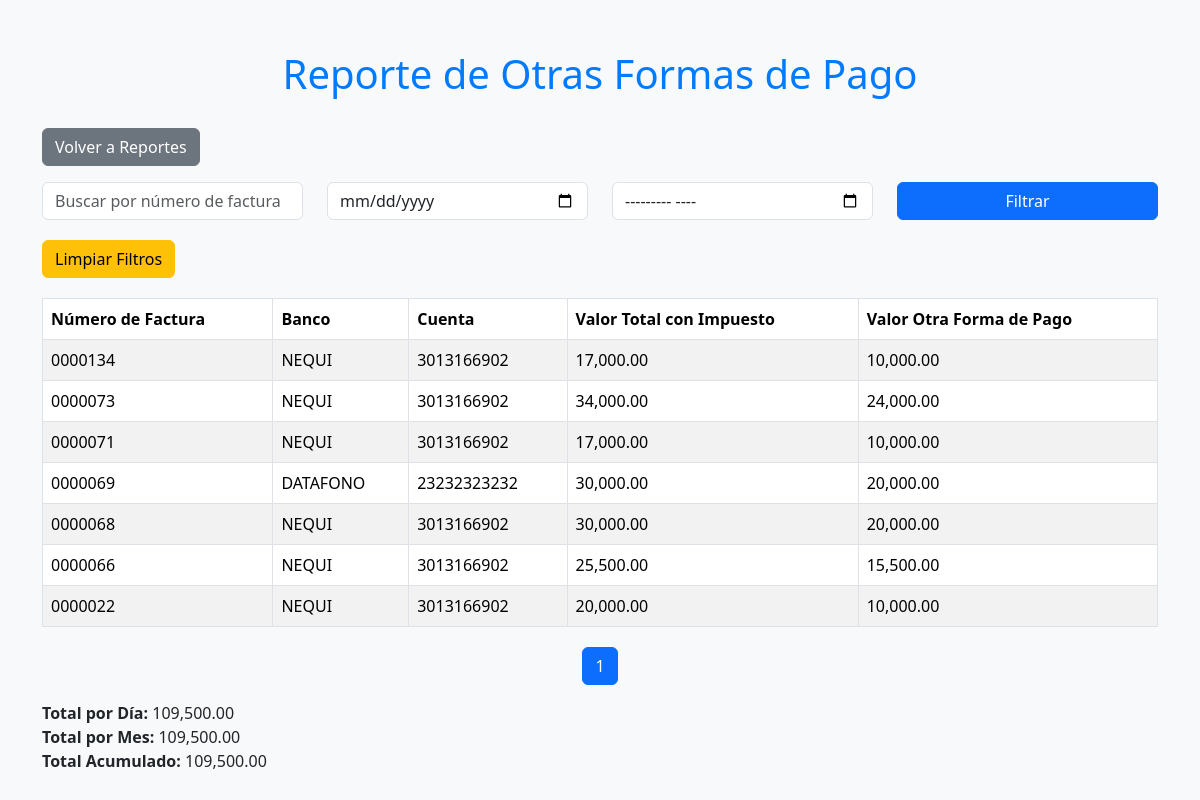
/reportes_otras_formas_pago.php, run on the app's committed database.
### tables this page shows
CREATE TABLE `reportes` (
  `id` int(11) NOT NULL AUTO_INCREMENT,
  `venta_id` int(11) NOT NULL,
  `cliente_id` int(11) DEFAULT NULL,
  `numero_factura` varchar(50) NOT NULL,
  `fecha` datetime NOT NULL,
  `total` decimal(10,2) NOT NULL,
  `impuesto` decimal(10,2) NOT NULL,
  `total_con_impuesto` decimal(10,2) NOT NULL,
  `forma_pago_id` int(11) DEFAULT NULL,
  `subtotal` decimal(10,2) NOT NULL,
  `banco` varchar(255) DEFAULT NULL,
  `cuenta` varchar(255) DEFAULT NULL,
  `monto_efectivo` decimal(10,2) DEFAULT 0.00,
  `monto_otra_forma_pago` decimal(10,2) DEFAULT 0.00,
  PRIMARY KEY (`id`),
  UNIQUE KEY `numero_factura` (`numero_factura`),
  KEY `venta_id` (`venta_id`)
);

CREATE TABLE `formas_pago` (
  `id` int(11) NOT NULL AUTO_INCREMENT,
  `tipo` enum('efectivo','transferencia') NOT NULL,
  `banco` varchar(255) DEFAULT NULL,
  `cuenta` varchar(255) DEFAULT NULL,
  PRIMARY KEY (`id`)
);

### reportes_otras_formas_pago.php (the view, shortened to what this page needs)
<?php
$db = new Database();
$conexion = $db->getConnection();
$registros_por_pagina = 10;
$pagina = isset($_GET['pagina']) ? (int)$_GET['pagina'] : 1;
$offset = ($pagina - 1) * $registros_por_pagina;
$numero_factura_buscar = isset($_GET['numero_factura_buscar']) ? $_GET['numero_factura_buscar'] : '';
$fecha_dia = isset($_GET['fecha_dia']) ? $_GET['fecha_dia'] : '';
$fecha_mes = isset($_GET['fecha_mes']) ? $_GET['fecha_mes'] : '';
$condicion_fecha_dia = '';
$condicion_fecha_mes = '';
$query_total = "SELECT COUNT(*) as total
                FROM reportes r
                LEFT JOIN formas_pago f ON r.forma_pago_id = f.id
                WHERE (r.monto_otra_forma_pago > 0 OR r.total_con_impuesto > 0)
                AND f.tipo != 'efectivo'  -- Excluir pagos en efectivo
                AND r.numero_factura LIKE '%$numero_factura_buscar%'
                $condicion_fecha_dia
                $condicion_fecha_mes";
$result_total = $conexion->query($query_total);
$total_registros = $result_total->fetch_assoc()['total'];
$total_paginas = ceil($total_registros / $registros_por_pagina);
$query = "SELECT r.numero_factura, f.banco, f.cuenta, r.total_con_impuesto, r.monto_otra_forma_pago
          FROM reportes r
          LEFT JOIN formas_pago f ON r.forma_pago_id = f.id
          WHERE (r.monto_otra_forma_pago > 0 OR r.total_con_impuesto > 0)
          AND f.tipo != 'efectivo'  -- Excluir pagos en efectivo
          AND r.numero_factura LIKE '%$numero_factura_buscar%'
          $condicion_fecha_dia
          $condicion_fecha_mes
          ORDER BY r.fecha DESC
          LIMIT $offset, $registros_por_pagina";
$result = $conexion->query($query);
$reportes = [];
while ($row = $result->fetch_assoc()) {
    $row['total_con_impuesto'] = (float)$row['total_con_impuesto'];
    $row['monto_otra_forma_pago'] = (float)$row['monto_otra_forma_pago'];
    $row['banco'] = isset($row['banco']) && !empty($row['banco']) ? $row['banco'] : 'N/A';
    $row['cuenta'] = isset($row['cuenta']) && !empty($row['cuenta']) ? $row['cuenta'] : 'N/A';
    $reportes[] = $row;
}
$query_acumulado = "SELECT SUM(
                        CASE
                            WHEN r.monto_otra_forma_pago > 0 THEN r.monto_otra_forma_pago
                            ELSE r.total_con_impuesto
                        END
                    ) as total_acumulado
                    FROM reportes r
                    LEFT JOIN formas_pago f ON r.forma_pago_id = f.id
                    WHERE (r.monto_otra_forma_pago > 0 OR r.total_con_impuesto > 0)
                    AND f.tipo != 'efectivo'  -- Excluir pagos en efectivo
                    AND r.numero_factura LIKE '%$numero_factura_buscar%'
                    $condicion_fecha_dia
                    $condicion_fecha_mes";
$result_acumulado = $conexion->query($query_acumulado);
$total_acumulado = $result_acumulado->fetch_assoc()['total_acumulado'] ?? 0;
$query_total_mes = "SELECT SUM(
                        CASE
                            WHEN r.monto_otra_forma_pago > 0 THEN r.monto_otra_forma_pago
                            ELSE r.total_con_impuesto
                        END
                    ) as total_mes
                    FROM reportes r
                    LEFT JOIN formas_pago f ON r.forma_pago_id = f.id
                    WHERE (r.monto_otra_forma_pago > 0 OR r.total_con_impuesto > 0)
                    AND f.tipo != 'efectivo'  -- Excluir pagos en efectivo
                    AND r.numero_factura LIKE '%$numero_factura_buscar%'
                    $condicion_fecha_mes";
$result_total_mes = $conexion->query($query_total_mes);
$total_mes = $result_total_mes->fetch_assoc()['total_mes'] ?? 0;
$query_total_dia = "SELECT SUM(
                        CASE
                            WHEN r.monto_otra_forma_pago > 0 THEN r.monto_otra_forma_pago
                            ELSE r.total_con_impuesto
                        END
                    ) as total_dia
                    FROM reportes r
                    LEFT JOIN formas_pago f ON r.forma_pago_id = f.id
                    WHERE (r.monto_otra_forma_pago > 0 OR r.total_con_impuesto > 0)
                    AND f.tipo != 'efectivo'  -- Excluir pagos en efectivo
                    AND r.numero_factura LIKE '%$numero_factura_buscar%'
                    $condicion_fecha_dia";
$result_total_dia = $conexion->query($query_total_dia);
$total_dia = $result_total_dia->fetch_assoc()['total_dia'] ?? 0;
?>
<!DOCTYPE html>
<html lang="es">
<head>
    <link href="boot/bootstrap.min.css" rel="stylesheet">
</head>
<body>
    <div class="container">
        <h1>Reporte de Otras Formas de Pago</h1>
        <a href="reportes.php" class="btn btn-secondary mb-3">Volver a Reportes</a>
        <form method="GET" class="mb-3">
            <div class="row filtros">
                <div class="col-md-3">
                    <input type="text" name="numero_factura_buscar" class="form-control" placeholder="Buscar por número de factura" value="<?php echo htmlspecialchars($numero_factura_buscar); ?>">
                </div>
                <div class="col-md-3">
                    <input type="date" name="fecha_dia" class="form-control" value="<?php echo htmlspecialchars($fecha_dia); ?>">
                </div>
                <div class="col-md-3">
                    <input type="month" name="fecha_mes" class="form-control" value="<?php echo htmlspecialchars($fecha_mes); ?>">
                </div>
                <div class="col-md-3">
                    <button type="submit" class="btn btn-primary w-100">Filtrar</button>
                </div>
            </div>
        </form>
        <div class="mb-3">
            <a href="reportes_otras_formas_pago.php" class="btn btn-warning">Limpiar Filtros</a>
        </div>
        <table class="table table-bordered table-striped">
            <thead>
                <tr>
                    <th>Número de Factura</th>
                    <th>Banco</th>
                    <th>Cuenta</th>
                    <th>Valor Total con Impuesto</th>
                    <th>Valor Otra Forma de Pago</th>
                </tr>
            </thead>
            <tbody>
                <?php if (empty($reportes)): ?>
                    <tr>
                        <td colspan="5" class="text-center">No hay datos disponibles</td>
                    </tr>
                <?php else: ?>
                    <?php foreach ($reportes as $reporte): ?>
                        <?php
                        $valorOtraFormaPago = $reporte['monto_otra_forma_pago'] > 0
                            ? $reporte['monto_otra_forma_pago']
                            : $reporte['total_con_impuesto'];
                        ?>
                        <tr>
                            <td><?php echo htmlspecialchars($reporte['numero_factura']); ?></td>
                            <td><?php echo htmlspecialchars($reporte['banco']); ?></td>
                            <td><?php echo htmlspecialchars($reporte['cuenta']); ?></td>
                            <td><?php echo number_format($reporte['total_con_impuesto'], 2); ?></td>
                            <td><?php echo number_format($valorOtraFormaPago, 2); ?></td>
                        </tr>
                    <?php endforeach; ?>
                <?php endif; ?>
            </tbody>
        </table>
        <nav aria-label="Paginación">
            <ul class="pagination">
                <?php for ($i = 1; $i <= $total_paginas; $i++): ?>
                    <li class="page-item <?= ($pagina == $i) ? 'active' : ''; ?>">
                        <a class="page-link" href="?pagina=<?= $i; ?>&numero_factura_buscar=<?= $numero_factura_buscar; ?>&fecha_dia=<?= $fecha_dia; ?>&fecha_mes=<?= $fecha_mes; ?>"><?= $i; ?></a>
                    </li>
                <?php endfor; ?>
            </ul>
        </nav>
        <div class="mt-3">
            <strong>Total por Día:</strong> <?php echo number_format($total_dia, 2); ?><br>
            <strong>Total por Mes:</strong> <?php echo number_format($total_mes, 2); ?><br>
            <strong>Total Acumulado:</strong> <?php echo number_format($total_acumulado, 2); ?>
        </div>
    </div>
</body>
</html>

### reportes_otras_formas_pago.php (style rules this page uses)
body { background-color: #f8f9fa; }
.container { margin-top: 50px; }
.table { margin-top: 20px; }
.table thead { background-color: #007bff; color: white; }
.table th, .table td { vertical-align: middle; }
h1 { color: #007bff; text-align: center; margin-bottom: 30px; }
.pagination { justify-content: center; margin-top: 20px; }
.filtros { margin-bottom: 20px; }
.filtros .form-control { margin-right: 10px; }

### data on the page
reportes: numero_factura "0000134", formas_pago.banco "NEQUI", formas_pago.cuenta "3013166902", total_con_impuesto "17,000.00", monto_otra_forma_pago "10,000.00"
reportes: numero_factura "0000073", formas_pago.banco "NEQUI", formas_pago.cuenta "3013166902", total_con_impuesto "34,000.00", monto_otra_forma_pago "24,000.00"
reportes: numero_factura "0000071", formas_pago.banco "NEQUI", formas_pago.cuenta "3013166902", total_con_impuesto "17,000.00", monto_otra_forma_pago "10,000.00"
reportes: numero_factura "0000069", formas_pago.banco "DATAFONO", formas_pago.cuenta "23232323232", total_con_impuesto "30,000.00", monto_otra_forma_pago "20,000.00"
reportes: numero_factura "0000068", formas_pago.banco "NEQUI", formas_pago.cuenta "3013166902", total_con_impuesto "30,000.00", monto_otra_forma_pago "20,000.00"
reportes: numero_factura "0000066", formas_pago.banco "NEQUI", formas_pago.cuenta "3013166902", total_con_impuesto "25,500.00", monto_otra_forma_pago "15,500.00"
reportes: numero_factura "0000022", formas_pago.banco "NEQUI", formas_pago.cuenta "3013166902", total_con_impuesto "20,000.00", monto_otra_forma_pago "10,000.00"

### other printed values
$total_dia "109,500.00"
$total_mes "109,500.00"
$total_acumulado "109,500.00"
